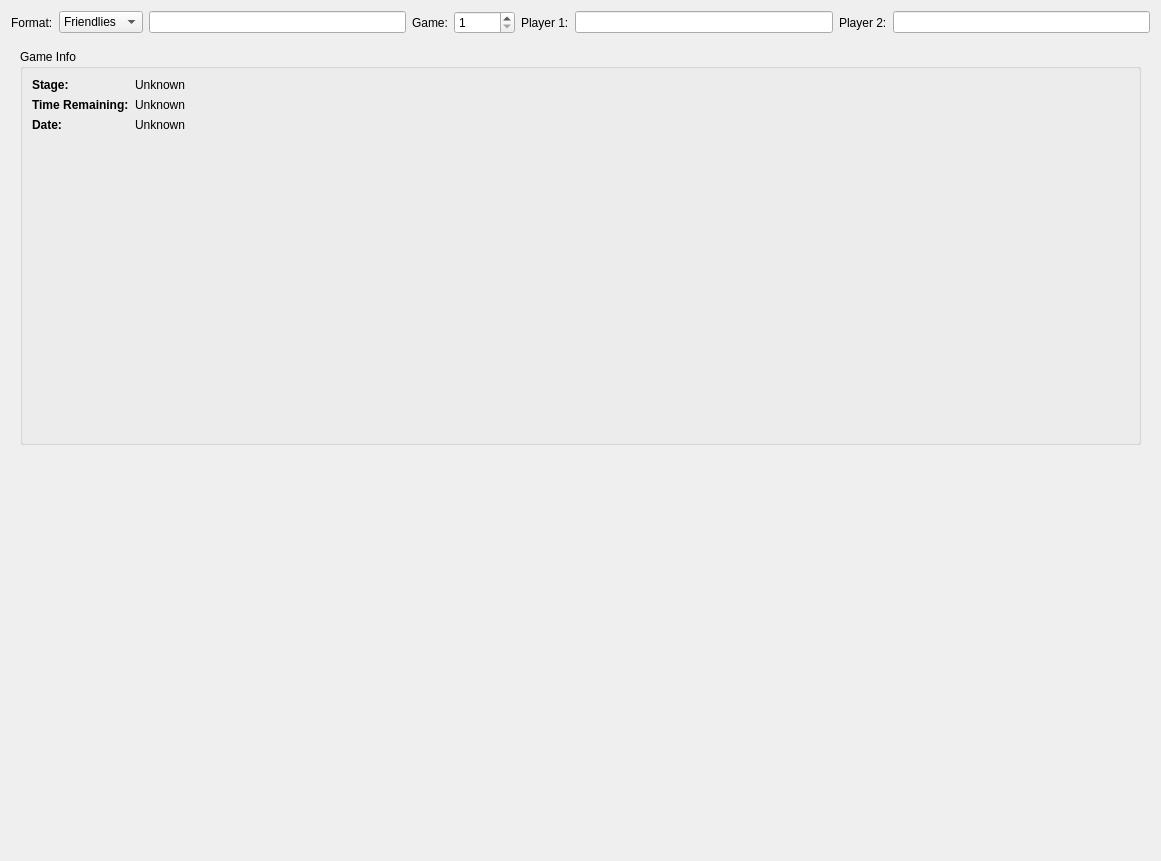
<?xml version="1.0" encoding="UTF-8"?>
<ui version="4.0">
 <class>RunningGameSessionView</class>
 <widget class="QWidget" name="RunningGameSessionView">
  <property name="geometry">
   <rect>
    <x>0</x>
    <y>0</y>
    <width>1161</width>
    <height>861</height>
   </rect>
  </property>
  <property name="windowTitle">
   <string>Form</string>
  </property>
  <layout class="QVBoxLayout" name="verticalLayout_2">
   <item>
    <layout class="QHBoxLayout" name="horizontalLayout">
     <item>
      <widget class="QLabel" name="label_6">
       <property name="text">
        <string>Format:</string>
       </property>
      </widget>
     </item>
     <item>
      <widget class="QComboBox" name="comboBox_format">
       <item>
        <property name="text">
         <string>Friendlies</string>
        </property>
       </item>
       <item>
        <property name="text">
         <string>Practice</string>
        </property>
       </item>
       <item>
        <property name="text">
         <string>Bo3</string>
        </property>
       </item>
       <item>
        <property name="text">
         <string>Bo5</string>
        </property>
       </item>
       <item>
        <property name="text">
         <string>Bo7</string>
        </property>
       </item>
       <item>
        <property name="text">
         <string>FT5</string>
        </property>
       </item>
       <item>
        <property name="text">
         <string>FT10</string>
        </property>
       </item>
       <item>
        <property name="text">
         <string>Other</string>
        </property>
       </item>
      </widget>
     </item>
     <item>
      <widget class="QLineEdit" name="lineEdit_formatOther">
       <property name="enabled">
        <bool>true</bool>
       </property>
      </widget>
     </item>
     <item>
      <widget class="QLabel" name="label_9">
       <property name="text">
        <string>Game:</string>
       </property>
      </widget>
     </item>
     <item>
      <widget class="QSpinBox" name="spinBox_gameNumber">
       <property name="minimum">
        <number>1</number>
       </property>
       <property name="maximum">
        <number>10000</number>
       </property>
      </widget>
     </item>
     <item>
      <widget class="QLabel" name="label_7">
       <property name="text">
        <string>Player 1:</string>
       </property>
      </widget>
     </item>
     <item>
      <widget class="QLineEdit" name="lineEdit_player1">
       <property name="text">
        <string/>
       </property>
      </widget>
     </item>
     <item>
      <widget class="QLabel" name="label_8">
       <property name="text">
        <string>Player 2:</string>
       </property>
      </widget>
     </item>
     <item>
      <widget class="QLineEdit" name="lineEdit_player2">
       <property name="text">
        <string/>
       </property>
      </widget>
     </item>
    </layout>
   </item>
   <item>
    <widget class="QStackedWidget" name="stackedWidget">
     <property name="currentIndex">
      <number>2</number>
     </property>
     <widget class="QWidget" name="page_disconnected">
      <layout class="QVBoxLayout" name="verticalLayout_4">
       <item>
        <widget class="QLabel" name="label_4">
         <property name="font">
          <font>
           <pointsize>14</pointsize>
          </font>
         </property>
         <property name="text">
          <string>&lt;html&gt;&lt;head/&gt;&lt;body&gt;&lt;p align=&quot;center&quot;&gt;&lt;span style=&quot; font-size:20pt; color:#787878;&quot;&gt;Disconnected&lt;/span&gt;&lt;/p&gt;&lt;/body&gt;&lt;/html&gt;</string>
         </property>
         <property name="textFormat">
          <enum>Qt::AutoText</enum>
         </property>
        </widget>
       </item>
      </layout>
     </widget>
     <widget class="QWidget" name="page_waiting">
      <layout class="QVBoxLayout" name="verticalLayout_5">
       <item>
        <widget class="QLabel" name="label_5">
         <property name="font">
          <font>
           <pointsize>14</pointsize>
          </font>
         </property>
         <property name="text">
          <string>&lt;html&gt;&lt;head/&gt;&lt;body&gt;&lt;p align=&quot;center&quot;&gt;&lt;span style=&quot; font-size:20pt; color:#787878;&quot;&gt;Waiting for next game...&lt;/span&gt;&lt;/p&gt;&lt;/body&gt;&lt;/html&gt;</string>
         </property>
         <property name="textFormat">
          <enum>Qt::AutoText</enum>
         </property>
        </widget>
       </item>
      </layout>
     </widget>
     <widget class="QWidget" name="page_active">
      <layout class="QGridLayout" name="gridLayout">
       <item row="0" column="0">
        <widget class="QGroupBox" name="groupBox">
         <property name="title">
          <string>Game Info</string>
         </property>
         <layout class="QVBoxLayout" name="verticalLayout">
          <item>
           <layout class="QFormLayout" name="formLayout">
            <item row="0" column="0">
             <widget class="QLabel" name="label">
              <property name="text">
               <string>&lt;html&gt;&lt;head/&gt;&lt;body&gt;&lt;p&gt;&lt;span style=&quot; font-weight:600;&quot;&gt;Stage:&lt;/span&gt;&lt;/p&gt;&lt;/body&gt;&lt;/html&gt;</string>
              </property>
             </widget>
            </item>
            <item row="0" column="1">
             <widget class="QLabel" name="label_stage">
              <property name="text">
               <string>Unknown</string>
              </property>
             </widget>
            </item>
            <item row="1" column="0">
             <widget class="QLabel" name="label_3">
              <property name="text">
               <string>&lt;html&gt;&lt;head/&gt;&lt;body&gt;&lt;p&gt;&lt;span style=&quot; font-weight:600;&quot;&gt;Time Remaining:&lt;/span&gt;&lt;/p&gt;&lt;/body&gt;&lt;/html&gt;</string>
              </property>
             </widget>
            </item>
            <item row="1" column="1">
             <widget class="QLabel" name="label_timeRemaining">
              <property name="text">
               <string>Unknown</string>
              </property>
             </widget>
            </item>
            <item row="2" column="0">
             <widget class="QLabel" name="label_2">
              <property name="text">
               <string>&lt;html&gt;&lt;head/&gt;&lt;body&gt;&lt;p&gt;&lt;span style=&quot; font-weight:600;&quot;&gt;Date:&lt;/span&gt;&lt;/p&gt;&lt;/body&gt;&lt;/html&gt;</string>
              </property>
             </widget>
            </item>
            <item row="2" column="1">
             <widget class="QLabel" name="label_date">
              <property name="text">
               <string>Unknown</string>
              </property>
             </widget>
            </item>
           </layout>
          </item>
         </layout>
        </widget>
       </item>
       <item row="1" column="0">
        <layout class="QVBoxLayout" name="layout_playerInfo"/>
       </item>
       <item row="0" column="1" rowspan="2">
        <layout class="QHBoxLayout" name="layout_recordingView"/>
       </item>
      </layout>
     </widget>
    </widget>
   </item>
  </layout>
 </widget>
 <resources/>
 <connections/>
</ui>
